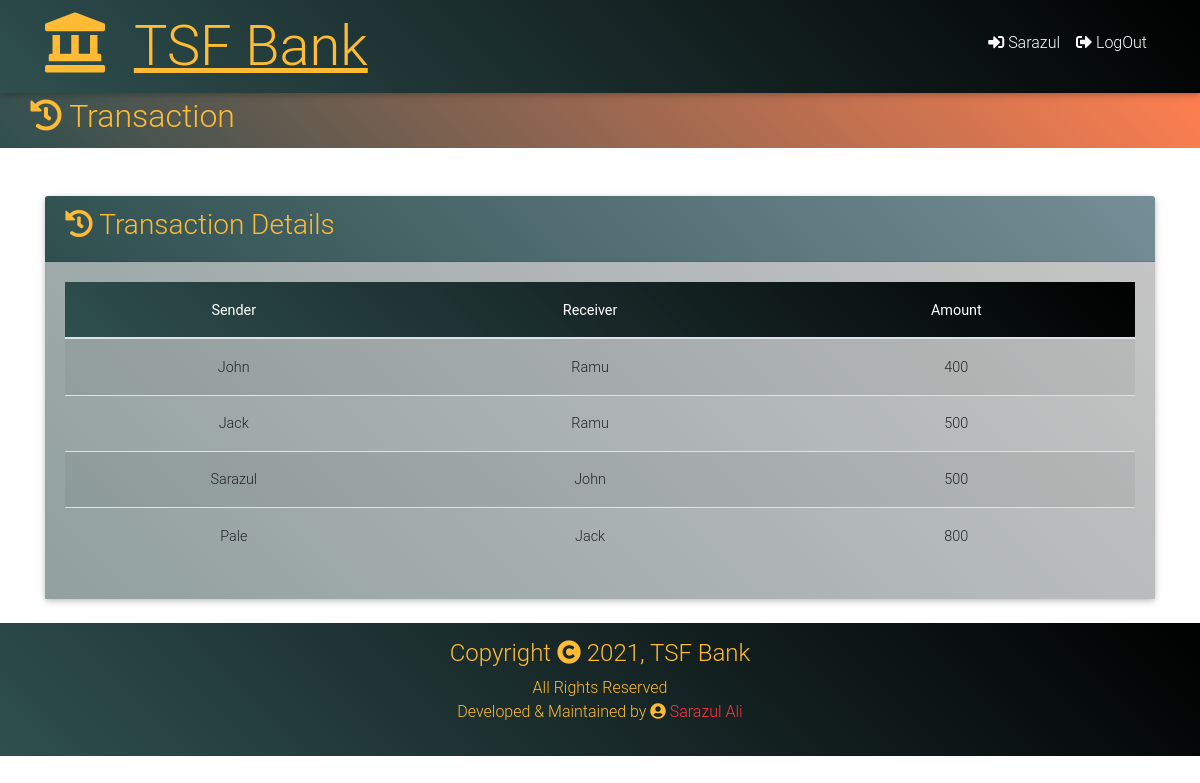
/transaction.php, run on the app's committed database.
### tables this page shows
CREATE TABLE `transfer` (
  `tid` int(11) NOT NULL,
  `sender` varchar(100) NOT NULL,
  `receiver` varchar(100) NOT NULL,
  `amount` int(11) NOT NULL
);

### transaction.php (the view, shortened to what this page needs)
<?php
$db=mysqli_connect('localhost','root','','bank');
$sql=mysqli_query($db,'SELECT * FROM `transfer` order by tid desc');
$details=mysqli_fetch_all($sql,MYSQLI_ASSOC);
?>
<!DOCTYPE html>
<html lang="en">
<head>
    <link rel="stylesheet" href="https://cdnjs.cloudflare.com/ajax/libs/font-awesome/5.15.3/css/all.min.css">
    <link rel=" stylesheet" href="css/all.css">
    <link rel="stylesheet" href="css/bootstrap.css">
    <link rel="stylesheet" href="css/mdb.css">
    <link rel="stylesheet" href="css/style1.css">
</head>
<body>
    <nav class="navbar navbar-expand-sm navbar-dark bg-dark ">
        <div class="container">
            <a href="index.php" class="navbar-brand text-warning"> <i class="fas fa-landmark fa-3x"></i></i>
                <span class="display-4 ml-4"><u> TSF Bank</u></span>
            </a>
            <div class="collapse navbar-collapse" id="na-navbar">
                <ul class="navbar-nav ml-auto">
                    <li class="navbar-item dropdown">
                        <a class="nav-link active" href="index.php" data-toggle="dropdown"><i class="fa fa-sign-in-alt"></i>
                            Sarazul</a>
                    </li>
                    <li class="navbar-item">
                        <a class="nav-link active" href="#"><i class="fa fa-sign-out-alt "></i>
                            LogOut</a>
                    </li>
                </ul>
            </div>
        </div>
    </nav>
    <section class="bg-warning p-1">
        <div class="container">
            <div class="row">
                <h2 class="text-warning"><i class="fa fa-history"></i> Transaction</h2>
            </div>
        </div>
    </section>
    <div class="container">
        <div class="card mt-5">
            <div class="card-header bg-info text-warning">
                <h3><i class="fa fa-history"></i> Transaction Details</h3>
            </div>
            <div class="card-body bg-light">
                <table class="table table-hover table-striped text-center table-responsive-sm">
                    <thead class="bg-dark text-white">
                        <tr>
                            <th>Sender</th>
                            <th>Receiver</th>
                            <th>Amount</th>
                        </tr>
                    </thead>
                    <tbody>
                        <?php
                            foreach($details as $user)
                            {
                                $acc=$user['receiver'];
                                $sender=$user['sender'];
                                $amnt=$user['amount'];
                        ?>
                        <tr>
                            <td><?php echo $sender; ?></td>
                            <td><?php echo $acc; ?></td>
                            <td><?php echo $amnt; ?></td>
                        </tr>
                        <?php } ?>
                    </tbody>
                </table>
            </div>
        </div>
    </div>
    <footer class="bg-dark text-warning text-center p-3 no-gutters mt-4">
        <div class="container">
            <div>
                <h4>Copyright <i class="fa fa-copyright" aria-hidden="true"> </i> 2021, TSF Bank</h4>
                <p>All Rights Reserved <br>
                    Developed & Maintained by <i class="fa fa-user-circle"></i><a
                        href="https://www.linkedin.com/in/sarazul-ali65333/" class="text-danger"> Sarazul Ali</a>
                </p>
            </div>
        </div>
    </footer>
</body>
</html>

### css/all.css (style rules this page uses)
.fa, .fas, .far, .fal, .fad, .fab { -moz-osx-font-smoothing: grayscale; -webkit-font-smoothing: antialiased; display: inline-block; font-style: normal; font-variant: normal; text-rendering: auto; line-height: 1; }
.fa-3x { font-size: 3em; }
.fa-copyright:before { content: "\f1f9"; }
.fa-history:before { content: "\f1da"; }
.fa-landmark:before { content: "\f66f"; }
.fa-sign-in-alt:before { content: "\f2f6"; }
.fa-sign-out-alt:before { content: "\f2f5"; }
.fa-user-circle:before { content: "\f2bd"; }

### css/style1.css (style rules this page uses)
.bg-info, .btn-info { background: linear-gradient(45deg,rgb(47, 79, 79), rgb(118, 142, 151))!important; }
.bg-warning, .btn-warning { background: linear-gradient(45deg,rgb(47, 79, 79), coral)!important; }
.bg-dark, .btn-dark { background: linear-gradient(45deg,rgb(47, 79, 79), black)!important; }
.bg-light, .btn-light { background: linear-gradient(45deg,rgb(146, 160, 160), #c5c5c5)!important; }

### data on the page
transfer: sender "John", receiver "Ramu", amount "400"
transfer: sender "Jack", receiver "Ramu", amount "500"
transfer: sender "Sarazul", receiver "John", amount "500"
transfer: sender "Pale", receiver "Jack", amount "800"
